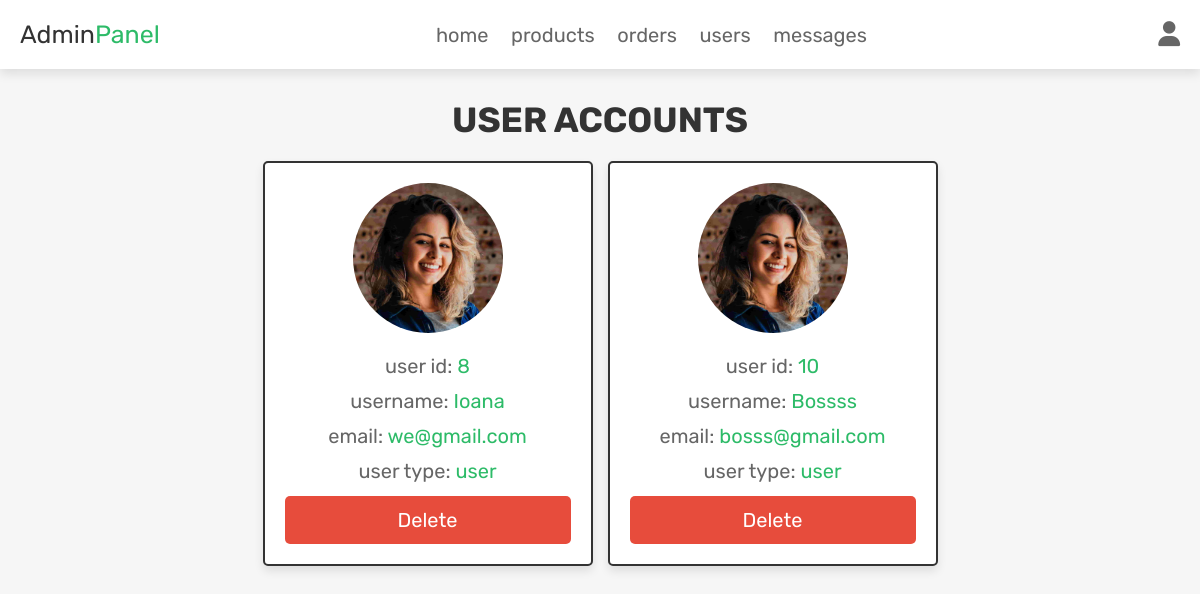
Screenshot of /admin_users.php (signed in) with the database file from the repository.
### tables this page shows
CREATE TABLE `users` (
  `id` int NOT NULL,
  `nume` varchar(150) NOT NULL,
  `email` varchar(150) NOT NULL,
  `parola` varchar(150) NOT NULL,
  `tip_user` varchar(30) NOT NULL,
  `imagine` varchar(150) NOT NULL
);

### admin_users.php (the view, shortened to what this page needs)
<?php
include 'conexiune.php';
$admin_id = $_SESSION['admin_id'];
?>
<!DOCTYPE html>
<html lang="en">
<head>
 <link rel="stylesheet" href="https://cdnjs.cloudflare.com/ajax/libs/font-awesome/6.5.2/css/all.min.css">
<link rel="stylesheet" href="CSS/admin_style.css">
</head>
<body>
<?php include 'admin_header.php';?>
<section class="user-accounts">
    <h1 class="title">user accounts</h1>
    <div class="box-container">
       <?php
           $select_users = $conexiune->prepare('SELECT * FROM `users`');
           $select_users->execute();
           $result_select = $select_users->get_result();
           while($fetch_users = $result_select->fetch_assoc()){
       ?>
      <div class="box" style="<?php if($fetch_users['id'] == $admin_id){ echo 'display:none'; }; ?>">
        <img src="intrare_img/<?=$fetch_users['imagine'] ?>">
        <p> user id: <span><?=$fetch_users['id'] ?></span></p>
        <p> username: <span><?=$fetch_users['nume'] ?></span></p>
        <p> email: <span><?=$fetch_users['email'] ?></span></p>
        <p> user type: <span style=" color:<?php if($fetch_users['tip_user'] == 'admin'){ echo 'orange'; }; ?>"><?=$fetch_users['tip_user'] ?></span></p>
        <a href="admin_users.php?delete=<?=$fetch_users['id'] ?>" onclick="return confirm('delete this user?');" class="delete-btn">delete</a>
      </div>
      <?php
      }
      ?>
    </div>
</section>
</body>
</html>

### CSS/admin_style.css (style rules this page uses)
.user-accounts .box-container { display: grid; grid-template-columns: repeat(auto-fit, 33rem); gap: 1.5rem; align-items: flex-start; justify-content: center; }
.user-accounts .box-container .box { border: var(--border); box-shadow: var(--box-shadow); background-color: var(--white); border-radius: 0.5rem; padding: 2rem; text-align: center; }
.user-accounts .box-container .box img { height: 15rem; width: 15rem; border-radius: 50%; object-fit: cover; margin-bottom: 1rem; }
.user-accounts .box-container .box p { line-height: 1.5; margin: 0.5rem 0; font-size: 2rem; color: var(--light-color); }
.user-accounts .box-container .box p span { color: var(--green); }

### CSS/componente.css (style rules this page uses)
:root { --green: #2dbb68; --orange: #ffad33; --red: #e74c3c; --black: #333; --light-color: #666; --white: #fff; --light-bg: #f6f6f6; --border: 0.2rem solid var(--black); --box-shadow: 0 0.5rem 1rem rgba(0, 0, 0, 0.1); }
* { font-family: "Rubik", sans-serif; margin: 0; padding: 0; box-sizing: border-box; outline: none; border: none; text-decoration: none; color: var(--black); }
body { background-color: var(--light-bg); }
html { font-size: 62.5%; overflow-x: hidden; scroll-behavior: smooth; scroll-padding-top: 6.5rem; }
section { padding: 3rem 2rem; max-width: 1200px; margin: 0 auto; }
.btn, .delete-btn, .option-btn { width: 100%; margin-top: 1rem; border-radius: 0.5rem; padding: 1.2rem 1.4rem; display: block; font-size: 2rem; color: var(--white); cursor: pointer; text-transform: capitalize; text-align: center; }
.delete-btn { background-color: var(--red); }
.title { text-align: center; margin-bottom: 2rem; text-transform: uppercase; color: var(--black); font-size: 3.5rem; }

### rows the page displays
users: imagine (picture), id "8", nume "Ioana", email "we@gmail.com", tip_user "user"
users: imagine (picture), id "10", nume "Bossss", email "bosss@gmail.com", tip_user "user"
